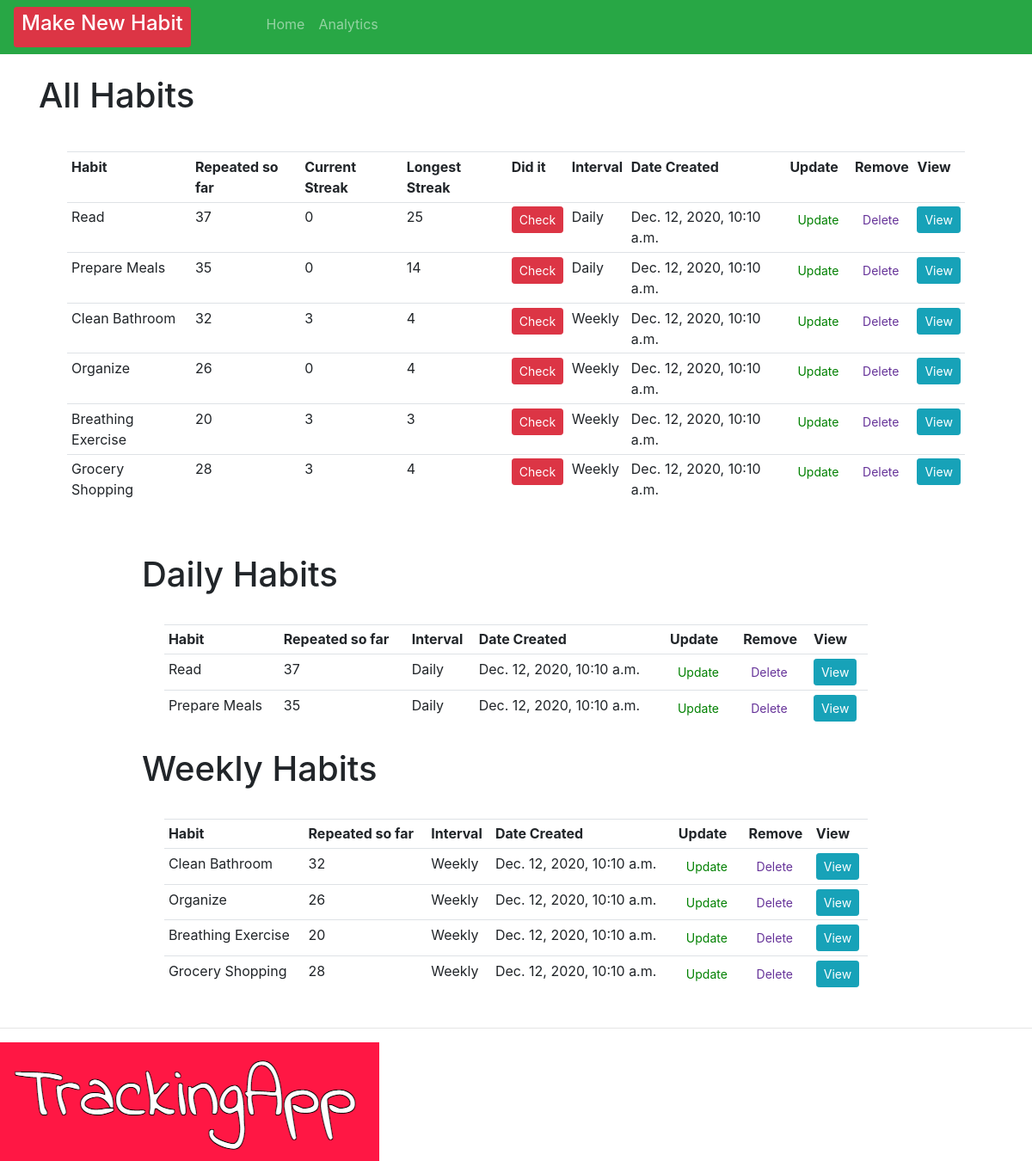
The page / on the database its author committed.
### crm/models.py (models this page shows, shortened)
class Order(models.Model):
    INTERVAL = (
            ('Daily', 'Daily'),
            ('Weekly', 'Weekly' ),
                      )
    habit = models.CharField(max_length=200, null=True, blank=True)
    interval = models.CharField(max_length=400, null=True, choices=INTERVAL)
    checked = models.IntegerField(blank=True, default=0, null=True)
    streak = models.IntegerField(blank=True, default=0, null=True)
    longestStreak = models.IntegerField(blank=True, default=0, null=True)
    created = models.DateTimeField(auto_now=True, auto_now_add=False, editable=False, null=True, blank=True)
    checkedList = models.ManyToManyField(Repeats)
    timeStamp = models.DateTimeField(auto_now=True, blank=True)
    date_created = models.DateTimeField(auto_now_add=True, null=True, editable=False, blank=True)
    dateAsString = models.CharField(max_length=200, null=True, blank=True)

### crm/views.py (the view)
# urls.py: path('', views.home, name="home" ),
def home(request):
    orders = Order.objects.all()
    for order in orders:
        getStreaks(order, date.today())
    total_orders = orders.count()
    dailyFilter = Order.objects.filter(interval="Daily")
    weeklyFilter = Order.objects.filter(interval="Weekly")
    context = {'orders': orders, 'total_orders': total_orders, 'dailyFilter': dailyFilter, 'weeklyFilter':weeklyFilter}
    return render(request, 'habit/dashboard.html', context)

### crm/templates/habit/dashboard.html (shortened to what this page needs)
{% extends 'habit/main.html' %}
{% block content %}
<br>
<div class="row" style="padding-left: 5%; padding-right: 5%;">
    <table style="margin: 3%" class="table table-sm">
        <h1> All Habits {{checked}} </h1>
        <tr>
            <th>Habit</th>
            <th>Repeated so far</th>
            <th>Current Streak</th>
            <th>Longest Streak</th>
            <th>Did it</th>
            <th>Interval</th>
            <th>Date Created</th>
            <th>Update</th>
            <th>Remove</th>
            <th>View</th>
        </tr>
        {% for order in orders %}
        <tr>
            <td>
                       {{ order.habit }}
            </td>
            <td>
                {{order.checkedList.count}}
            </td>
            <td>
                {{order.streak}}
            </td>
            <td>
                {{ order.longestStreak }}
             </td>
            <td>
                <form action="{% url 'checkHabitFakeToday' order.id %}" method="POST">
                    <button type="submit" , name="post_id" , value="{{order.id}}" ,
                        class="btn btn-sm btn-danger">Check</button>
                </form>
            </td>
            <td>{{order.interval}}</td>
            <td>{{order.date_created}}</td>
            <td><a class="btn btn-sm" style="color: green;" href="{% url 'update_habit' order.id %}">Update</a></td>
            <td><a class="btn btn-sm" style="color: rebeccapurple;" href="{% url 'delete' order.id %}">Delete</a></td>
            <td><a class="btn btn-sm btn-info" href="{% url 'habit' order.id %}">View</a></td>
        </tr>
        {% endfor %}
    </table>
</div>
<br>
<div class="row" style="padding-left: 15%; padding-right: 15%;">
    <table style="margin: 3%" class="table table-sm">
        <h1> Daily Habits </h1>
        <tr>
            <th>Habit</th>
            <th>Repeated so far</th>
            <th>Interval</th>
            <th>Date Created</th>
            <th>Update</th>
            <th>Remove</th>
            <th>View</th>
        </tr>
        {% for day in dailyFilter %}
       <td>
            {{ day.habit }}
        </td>
        <td>
            {{day.checkedList.count}}
        </td>
        <td>{{day.interval}}</td>
        <td>{{day.date_created}}</td>
        <td><a class="btn btn-sm" style="color: green;" href="{% url 'update_habit' day.id %}">Update</a></td>
        <td><a class="btn btn-sm" style="color: rebeccapurple;" href="{% url 'delete' day.id %}">Delete</a></td>
        <td><a class="btn btn-sm btn-info" href="{% url 'habit' day.id %}">View</a></td>
        {% endfor %}
    </table>
</div>
<div class="row" style="padding-left: 15%; padding-right: 15%;">
    <table style="margin: 3%" class="table table-sm">
        <tr>
            <th>Habit</th>
            <th>Repeated so far</th>
            <th>Interval</th>
            <th>Date Created</th>
            <th>Update</th>
            <th>Remove</th>
            <th>View</th>
        </tr>
        <h1> Weekly Habits </h1>
        {% for week in weeklyFilter %}
        <tr>
             <td>
                {{ week.habit }}
            </td>
            <td>
                {{week.checkedList.count}}
            </td>
                      <td>{{week.interval}}</td>
            <td>{{week.date_created}}</td>
            <td><a class="btn btn-sm" style="color: green;" href="{% url 'update_habit' week.id %}">Update</a>
            </td>
            <td><a class="btn btn-sm" style="color: rebeccapurple;" href="{% url 'delete' week.id %}">Delete</a>
            </td>
            <td><a class="btn btn-sm btn-info" href="{% url 'habit' week.id %}">View</a></td>
        </tr>
        {% endfor %}
    </table>
</div>
{% endblock %}

### rows shown on the page
Order: habit "Read", checkedList.count "37", streak "0", longestStreak "25", interval "Daily", date_created "Dec. 12, 2020, 10:10 a.m."
Order: habit "Prepare Meals", checkedList.count "35", streak "0", longestStreak "14", interval "Daily", date_created "Dec. 12, 2020, 10:10 a.m."
Order: habit "Clean Bathroom", checkedList.count "32", streak "3", longestStreak "4", interval "Weekly", date_created "Dec. 12, 2020, 10:10 a.m."
Order: habit "Organize", checkedList.count "26", streak "0", longestStreak "4", interval "Weekly", date_created "Dec. 12, 2020, 10:10 a.m."
Order: habit "Breathing Exercise", checkedList.count "20", streak "3", longestStreak "3", interval "Weekly", date_created "Dec. 12, 2020, 10:10 a.m."
Order: habit "Grocery Shopping", checkedList.count "28", streak "3", longestStreak "4", interval "Weekly", date_created "Dec. 12, 2020, 10:10 a.m."
